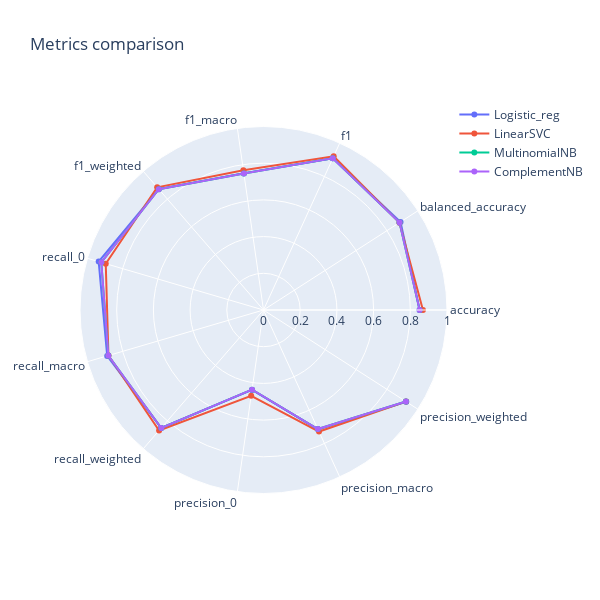

The cell this chart's notebook holds for it:
### Code cell
# Top 4 best models and Top1 model

top4 = ["Logistic_reg", "LinearSVC", "MultinomialNB", "ComplementNB"]
top1 = ["LinearSVC"]
top4_data = data[data["model"].isin(top4)]
top1_data = data[data["model"].isin(top1)]
plot_radar_mult(top4_data)

### Figure 1 — Plotly figure (JSON) as saved in the notebook; plotly's stock layout.template omitted (floating-point values rounded to 4 significant figures)
{"data": [{"name": "Logistic_reg", "r": [0.851, 0.8878, 0.9085, 0.7535, 0.8717, 0.9361, 0.8878, 0.851, 0.4399, 0.7149, 0.9246], "theta": ["accuracy", "balanced_accuracy", "f1", "f1_macro", "f1_weighted", "recall_0", "recall_macro", "recall_weighted", "precision_0", "precision_macro", "precision_weighted"], "type": "scatterpolar"}, {"name": "LinearSVC", "r": [0.8688, 0.8806, 0.9208, 0.7696, 0.8849, 0.896, 0.8806, 0.8688, 0.4722, 0.7281, 0.9233], "theta": ["accuracy", "balanced_accuracy", "f1", "f1_macro", "f1_weighted", "recall_0", "recall_macro", "recall_weighted", "precision_0", "precision_macro", "precision_weighted"], "type": "scatterpolar"}, {"name": "MultinomialNB", "r": [0.8508, 0.8813, 0.9086, 0.7515, 0.8713, 0.9212, 0.8813, 0.8508, 0.4388, 0.7132, 0.9224], "theta": ["accuracy", "balanced_accuracy", "f1", "f1_macro", "f1_weighted", "recall_0", "recall_macro", "recall_weighted", "precision_0", "precision_macro", "precision_weighted"], "type": "scatterpolar"}, {"name": "ComplementNB", "r": [0.8508, 0.8813, 0.9086, 0.7515, 0.8713, 0.9212, 0.8813, 0.8508, 0.4388, 0.7132, 0.9224], "theta": ["accuracy", "balanced_accuracy", "f1", "f1_macro", "f1_weighted", "recall_0", "recall_macro", "recall_weighted", "precision_0", "precision_macro", "precision_weighted"], "type": "scatterpolar"}], "layout": {"height": 600, "polar": {"radialaxis": {"range": [0, 1], "visible": true}}, "showlegend": true, "title": {"text": "Metrics comparison"}, "width": 600}}
